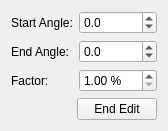
<?xml version="1.0" encoding="UTF-8"?>
<ui version="4.0">
 <class>SpiralVectorBase</class>
 <widget class="ScrPaletteBase" name="SpiralVectorBase">
  <property name="enabled">
   <bool>true</bool>
  </property>
  <property name="geometry">
   <rect>
    <x>0</x>
    <y>0</y>
    <width>139</width>
    <height>119</height>
   </rect>
  </property>
  <property name="minimumSize">
   <size>
    <width>0</width>
    <height>0</height>
   </size>
  </property>
  <property name="windowTitle">
   <string>Edit Spiral</string>
  </property>
  <layout class="QVBoxLayout" name="verticalLayout">
   <item>
    <layout class="QGridLayout" name="gridLayout">
     <item row="0" column="0">
      <widget class="QLabel" name="label">
       <property name="text">
        <string>Start Angle:</string>
       </property>
      </widget>
     </item>
     <item row="0" column="1">
      <widget class="ScrSpinBox" name="startAngle">
       <property name="decimals">
        <number>1</number>
       </property>
       <property name="minimum">
        <double>-360.000000000000000</double>
       </property>
       <property name="maximum">
        <double>360.000000000000000</double>
       </property>
      </widget>
     </item>
     <item row="1" column="0">
      <widget class="QLabel" name="label_2">
       <property name="text">
        <string>End Angle:</string>
       </property>
      </widget>
     </item>
     <item row="1" column="1">
      <widget class="ScrSpinBox" name="sweepAngle">
       <property name="decimals">
        <number>1</number>
       </property>
       <property name="minimum">
        <double>-360.000000000000000</double>
       </property>
       <property name="maximum">
        <double>360.000000000000000</double>
       </property>
      </widget>
     </item>
     <item row="2" column="0">
      <widget class="QLabel" name="label_5">
       <property name="text">
        <string>Factor:</string>
       </property>
      </widget>
     </item>
     <item row="2" column="1">
      <widget class="ScrSpinBox" name="arcFactor">
       <property name="suffix">
        <string> %</string>
       </property>
       <property name="minimum">
        <number>1</number>
       </property>
       <property name="maximum">
        <number>100</number>
       </property>
      </widget>
     </item>
    </layout>
   </item>
   <item>
    <layout class="QHBoxLayout" name="horizontalLayout">
     <item>
      <spacer name="horizontalSpacer">
       <property name="orientation">
        <enum>Qt::Horizontal</enum>
       </property>
       <property name="sizeHint" stdset="0">
        <size>
         <width>40</width>
         <height>20</height>
        </size>
       </property>
      </spacer>
     </item>
     <item>
      <widget class="QPushButton" name="exitButton">
       <property name="text">
        <string>End Edit</string>
       </property>
      </widget>
     </item>
    </layout>
   </item>
  </layout>
 </widget>
 <layoutdefault spacing="6" margin="11"/>
 <customwidgets>
  <customwidget>
   <class>ScrSpinBox</class>
   <extends>QDoubleSpinBox</extends>
   <header>ui/scrspinbox.h</header>
  </customwidget>
  <customwidget>
   <class>ScrPaletteBase</class>
   <extends>QWidget</extends>
   <header>ui/scrpalettebase.h</header>
   <container>1</container>
  </customwidget>
 </customwidgets>
 <includes>
  <include location="local">ui/scrpalettebase.h</include>
  <include location="local">ui/scrpalettebase.h</include>
  <include location="local">ui/scrspinbox.h</include>
 </includes>
 <resources/>
 <connections/>
</ui>
